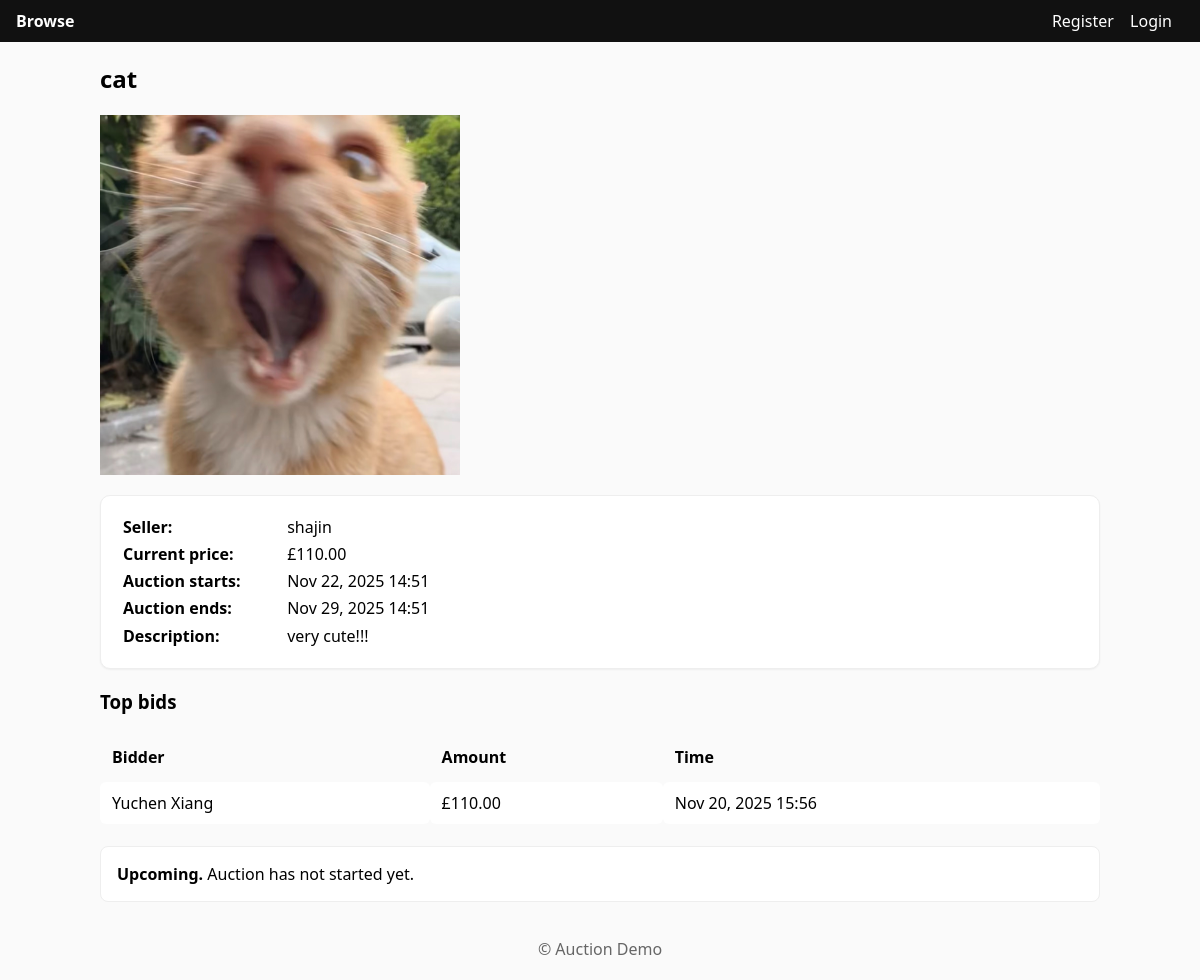
Before: /web/auction/auction.php?id=7 with the older database file.
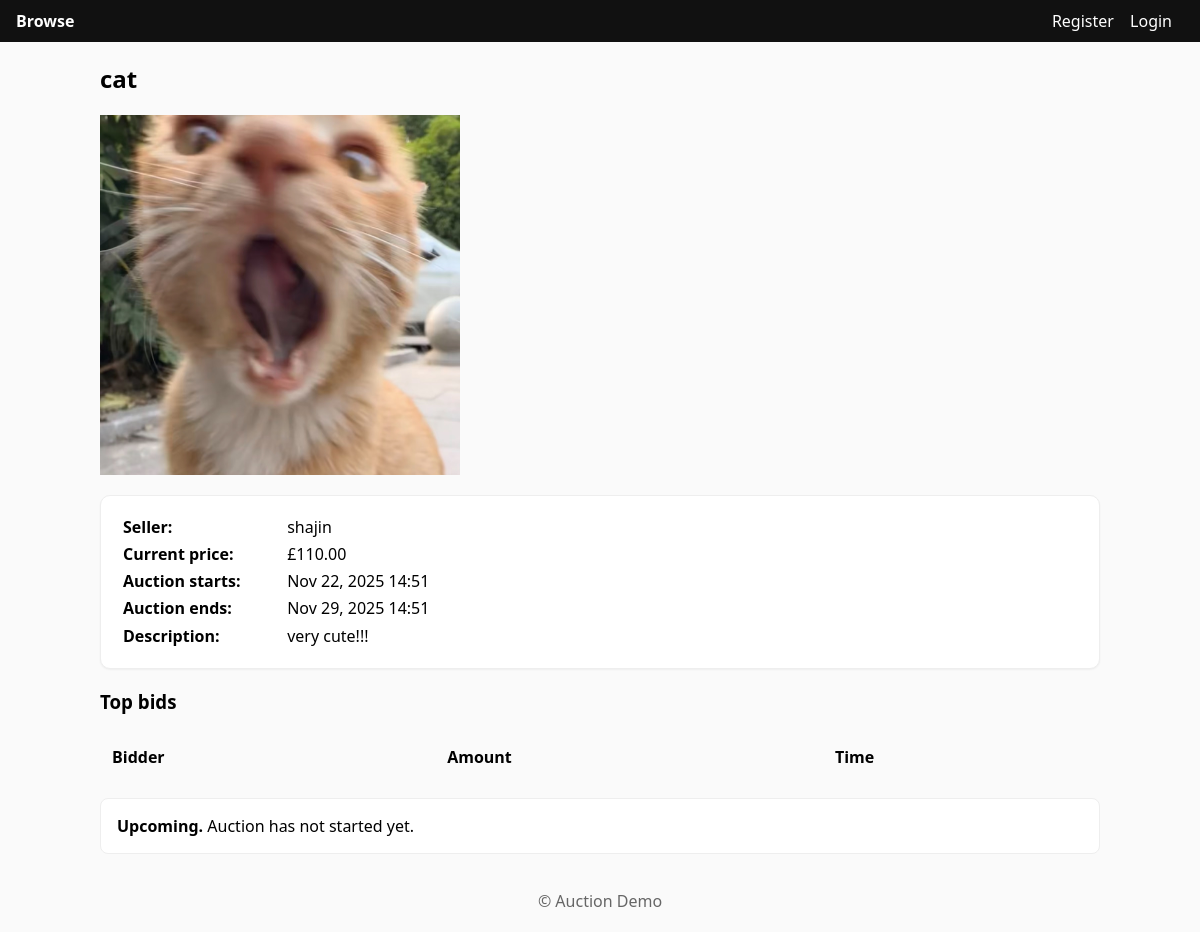
After: the same page with the newer database file.
### tables this page shows
CREATE TABLE `Auction` (
  `auction_id` int(11) NOT NULL,
  `item_id` int(11) NOT NULL,
  `start_date` datetime NOT NULL,
  `end_date` datetime NOT NULL,
  `winner_id` int(11) DEFAULT NULL,
  `final_price` decimal(10,2) DEFAULT NULL,
  `current_price` decimal(10,2) DEFAULT 0.00,
  `status` enum('Upcoming','Ongoing','Completed','Failed') DEFAULT 'Upcoming'
);

CREATE TABLE `Item` (
  `item_id` int(11) NOT NULL,
  `title` varchar(255) NOT NULL,
  `item_description` text DEFAULT NULL,
  `seller_id` int(11) NOT NULL,
  `start_price` decimal(10,2) NOT NULL,
  `reserve_price` decimal(10,2) DEFAULT NULL,
  `status` enum('draft','published','sold','withdrawn') DEFAULT 'published',
  `category_id` int(11) DEFAULT NULL,
  `publish_time` datetime DEFAULT current_timestamp()
);

CREATE TABLE `Users` (
  `user_id` int(11) NOT NULL,
  `email` varchar(255) NOT NULL,
  `username` varchar(100) NOT NULL,
  `password` varchar(255) NOT NULL,
  `fName` varchar(100) DEFAULT NULL,
  `lName` varchar(100) DEFAULT NULL,
  `role` enum('buyer','seller','admin') NOT NULL DEFAULT 'buyer'
);

CREATE TABLE `Bid` (
  `bid_id` int(11) NOT NULL,
  `auction_id` int(11) NOT NULL,
  `bidder_id` int(11) NOT NULL,
  `bid_amount` decimal(10,2) NOT NULL,
  `bid_time` datetime DEFAULT current_timestamp()
);

### web/auction/includes/auth.php (called while the page is built, shortened)
<?php
function current_user() {
  return $_SESSION['user'] ?? null;
}

### web/auction/auction.php (the view, shortened to what this page needs)
<?php
require_once __DIR__.'/includes/header.php';
require_once __DIR__.'/includes/auth.php';
$aid = (int)($_GET['id'] ?? 0);
$pdo = get_db();
$sql = "SELECT a.*, i.title, i.item_id, i.item_description, i.start_price, i.reserve_price,
        u.username AS seller_username,
        (SELECT image_url FROM ItemImage im WHERE im.item_id=i.item_id ORDER BY is_primary DESC, image_id ASC LIMIT 1) AS img
        FROM Auction a
        JOIN Item i ON i.item_id=a.item_id
        JOIN Users u ON u.user_id=i.seller_id
        WHERE a.auction_id=?";
$stmt = $pdo->prepare($sql);
$stmt->execute([$aid]);
$au = $stmt->fetch();
$startFormatted = date("M j, Y H:i", strtotime($au['start_date']));
$endFormatted   = date("M j, Y H:i", strtotime($au['end_date']));
$bids = $pdo->prepare("SELECT b.*, u.username FROM Bid b JOIN Users u ON u.user_id=b.bidder_id
                      WHERE b.auction_id=? ORDER BY b.bid_amount DESC, b.bid_time ASC LIMIT 10");
$bids->execute([$aid]);
$now   = new DateTime();
$start = new DateTime($au['start_date']);
?>
<h2><?= htmlspecialchars($au['title']) ?></h2>
<div class="gallery">
  <?php if (!empty($au['img'])): ?>
      <img class="main" src="<?= htmlspecialchars($au['img']) ?>" alt="">
  <?php endif; ?>
</div>
<div class="info-card">
    <div class="info-row"><b>Seller:</b> <?= htmlspecialchars($au['seller_username']) ?></div>
    <div class="info-row"><b>Current price:</b> £<?= number_format($au['current_price'],2) ?></div>
    <div class="info-row"><b>Auction starts:</b> <?= htmlspecialchars($startFormatted) ?></div>
    <div class="info-row"><b>Auction ends:</b> <?= htmlspecialchars($endFormatted) ?></div>
    <div class="info-row"><b>Description:</b> <?= nl2br(htmlspecialchars($au['item_description'])) ?></div>
</div>
<h3>Top bids</h3>
<table class="bid-table">
  <tr>
    <th>Bidder</th>
    <th>Amount</th>
    <th>Time</th>
  </tr>
  <?php foreach($bids as $b): ?>
    <?php $bidTime = date("M j, Y H:i", strtotime($b['bid_time'])); ?>
    <tr class="bid-row">
      <td><?= htmlspecialchars($b['username']) ?></td>
      <td>£<?= number_format($b['bid_amount'],2) ?></td>
      <td><?= htmlspecialchars($bidTime) ?></td>
    </tr>
  <?php endforeach; ?>
</table>
<?php
if ($now < $start): ?>
    <p class="form"><b>Upcoming.</b> Auction has not started yet.</p >
<?php endif; ?>
<?php require_once __DIR__.'/includes/footer.php'; ?>

### web/auction/includes/header.php (shortened to what this page needs)
<?php
require_once __DIR__ . '/auth.php';
$user = current_user();
?>
<!doctype html>
<html lang="en">
<head>
  <link rel="stylesheet" href="assets/style.css">
</head>
<body>
<header class="topbar">
  <div>
    <a href="index.php"><b>Browse</b></a>
  </div>
  <div>
  <?php if ($user): ?>
      <?php
      if (!isset($pdo)) {
          require_once __DIR__ . '/database.php';
          $pdo = get_db();
      }
      $stmt = $pdo->prepare("SELECT COUNT(*) FROM Notifications WHERE user_id=? AND is_read=0");
      $stmt->execute([$user['user_id']]);
      $unread_count = (int)$stmt->fetchColumn();
      ?>
      <a href="notifications.php" class="notif-link">
        🔔 Notifications
        <?php if ($unread_count > 0): ?>
          <span class="notif-badge"><?= $unread_count ?></span>
        <?php endif; ?>
      </a>
      <span>Hi, <?= htmlspecialchars($user['username']) ?></span>
      <a href="logout.php">Logout</a>
  <?php else: ?>
      <a href="register.php">Register</a>
      <a href="login.php">Login</a>
  <?php endif; ?>
  </div>
</header>
<main class="container">

### web/auction/includes/footer.php (shortened to what this page needs)
</main>
<footer class="footer">© Auction Demo</footer>
</body>
</html>

### web/auction/assets/style.css (style rules this page uses)
body { font-family: system-ui, Arial, sans-serif; margin:0; background:#fafafa; }
.topbar { display:flex; justify-content:space-between; padding:10px 16px; background:#111; color:#fff; }
.topbar a { color:#fff; margin-right:12px; text-decoration:none; }
.container { max-width:1000px; margin:16px auto; padding:0 12px; }
.form { background:#fff; padding:16px; border:1px solid #eee; border-radius:8px; }
.footer { text-align:center; padding:20px; color:#666; }
.gallery { display:flex; gap:8px; }
.gallery img.main { width:360px; height:360px; object-fit:cover; }

### web/auction/auction.php (style rules this page uses)
.info-card { background: #fff; padding: 18px 22px; border-radius: 10px; border: 1px solid #eee; box-shadow: 0 1px 2px rgba(0,0,0,0.05); margin: 20px 0; line-height: 1.7; }
.info-row b { width: 160px; display: inline-block; }
.bid-table { width: 100%; border-collapse: separate; border-spacing: 0 6px; }
.bid-table th { text-align: left; padding: 8px 12px; font-weight: 700; }
.bid-row td { background: #fff; padding: 10px 12px; border-radius: 6px; }

Changed rows visible on the page:
removed bid: bidder.username "Yuchen Xiang", bid_amount "110.00", bid_time "Nov 20, 2025 15:56"
